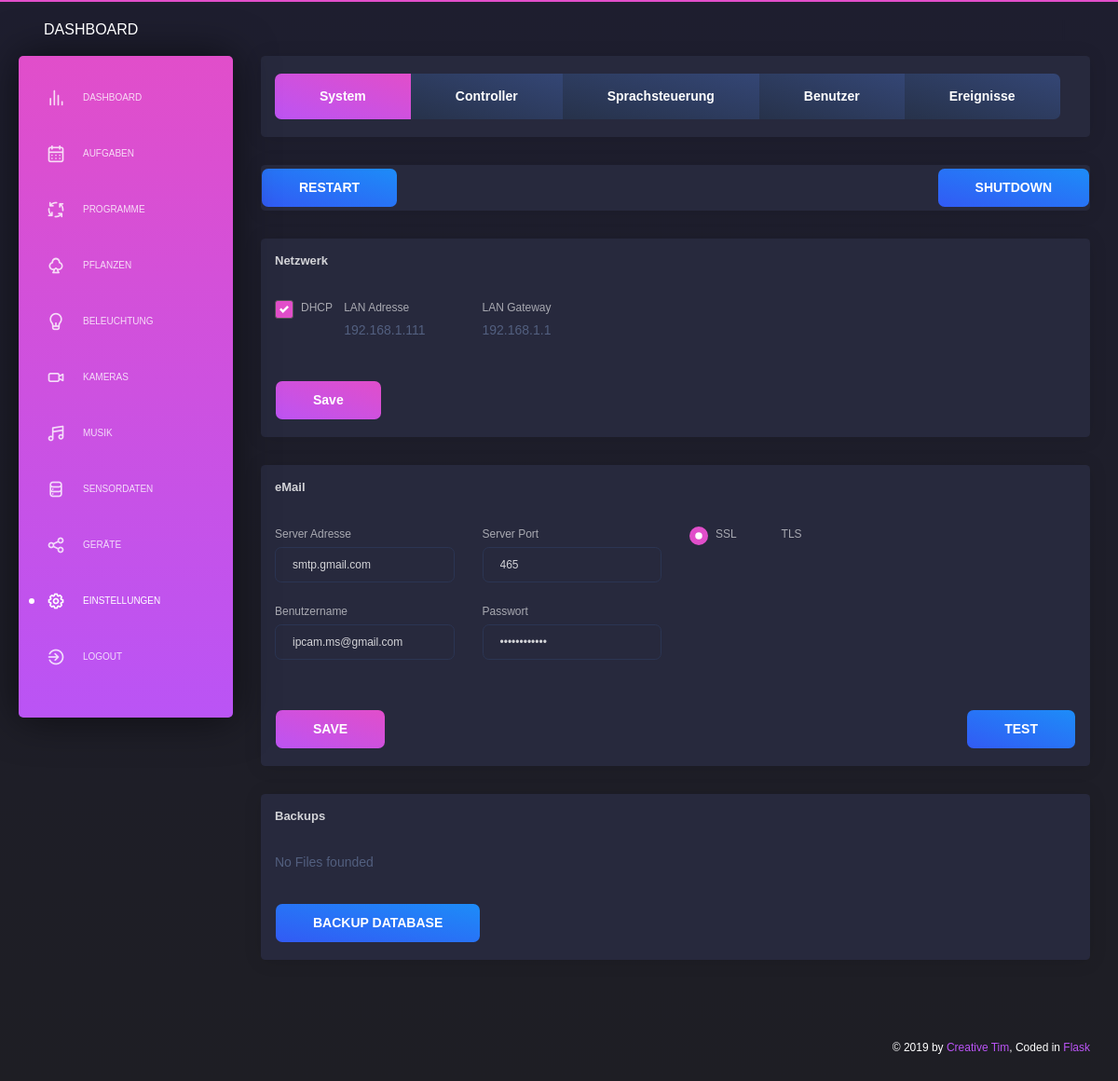
Page /settings/system (signed in) on the committed database.
### app/database/models.py (models this page shows)
class Host(db.Model):
    __tablename__ = 'host'
    id                = db.Column(db.Integer, primary_key=True, autoincrement = True)
    lan_dhcp          = db.Column(db.String(50), server_default=("True"))
    lan_ip_address    = db.Column(db.String(50))
    lan_gateway       = db.Column(db.String(50))

class eMail(db.Model):
    __tablename__  = 'email'
    id             = db.Column(db.Integer, primary_key=True, autoincrement = True)
    server_address = db.Column(db.String(50))
    server_port    = db.Column(db.Integer)
    encoding       = db.Column(db.String(50))
    username       = db.Column(db.String(50))
    password       = db.Column(db.String(50))

### app/sites/settings_system.py (the view, shortened to what this page needs)
@app.route('/settings/system', methods=['GET', 'POST'])
@login_required
@permission_required
def settings_system():
    success_message_change_settings_network = False
    error_message_change_settings_network   = []
    success_message_change_settings_email   = False
    error_message_change_settings_email     = []
    success_message_backup_database         = ""
    error_message_backup_database           = ""
    message_system              = ""
    message_ip_config_change    = False
    message_test_settings_email = ""
    lan_dhcp          = GET_HOST_NETWORK().lan_dhcp
    lan_ip_address    = GET_HOST_NETWORK().lan_ip_address
    lan_gateway       = GET_HOST_NETWORK().lan_gateway
    if session.get('restore_database_success', None) != None:
        success_message_backup_database = session.get('restore_database_success')
        session['restore_database_success'] = None
    if session.get('restore_database_error', None) != None:
        error_message_backup_database = session.get('restore_database_error')
        session['restore_database_error'] = None
    if session.get('delete_database_success', None) != None:
        success_message_backup_database = session.get('delete_database_success')
        session['delete_database_success'] = None
    if session.get('delete_database_error', None) != None:
        error_message_backup_database = session.get('delete_database_error')
        session['delete_database_error'] = None
    """ #################### """
    """  restart / shutdown  """
    """ #################### """
    if request.form.get("restart_system") != None:
        Thread = threading.Thread(target=HOST_REBOOT)
        Thread.start()
        message_system = "System wird in 10 Sekunden neugestartet"
    if request.form.get("shutdown_system") != None:
        Thread = threading.Thread(target=HOST_SHUTDOWN)
        Thread.start()
        message_system = "System wird in 10 Sekunden heruntergefahren"
    """ ############## """
    """  lan settings  """
    """ ############## """
    """ ####### """
    """  email  """
    """ ####### """
    if request.form.get("test_email_settings") != None:
        message_test_settings_email = SEND_EMAIL("TEST", "TEST")
    """ ################ """
    """  backup database """
    """ ################ """
    if request.form.get("backup_database") != None:
        result = BACKUP_DATABASE()
        if result:
            success_message_backup_database = "Backup || Erfolgreich erstellt"
        else:
            error_message_backup_database = "Backup || " + str(result)
    lan_dhcp          = GET_HOST_NETWORK().lan_dhcp
    lan_ip_address    = GET_HOST_NETWORK().lan_ip_address
    lan_gateway       = GET_HOST_NETWORK().lan_gateway
    email_settings    = GET_EMAIL_SETTINGS()
    list_backup_files = GET_BACKUP_FILES()
    data = {'navigation': 'settings'}
    return render_template('layouts/default.html',
                            data=data,
                            content=render_template( 'pages/settings_system.html',
                                                    success_message_change_settings_network=success_message_change_settings_network,
                                                    error_message_change_settings_network=error_message_change_settings_network,
                                                    success_message_change_settings_email=success_message_change_settings_email,
                                                    error_message_change_settings_email=error_message_change_settings_email,
                                                    message_test_settings_email=message_test_settings_email,
                                                    error_message_backup_database=error_message_backup_database,
                                                    success_message_backup_database=success_message_backup_database,
                                                    message_system=message_system,
                                                    lan_dhcp=lan_dhcp,
                                                    lan_ip_address=lan_ip_address,
                                                    lan_gateway=lan_gateway,
                                                    email_settings=email_settings,
                                                    list_backup_files=list_backup_files,
                                                    )
                            )

### app/backend/file_management.py (called while the page is built)
def GET_BACKUP_FILES():
    file_list = []
    for files in os.walk(PATH + '/data/backup/'):
        file_list.append(files)
    if file_list == []:
        return "No Files founded"
    else:
        file_list = file_list[0][2]
        file_list = sorted(file_list, reverse=True)
        return file_list

### app/database/models.py (called while the page is built)
def GET_EMAIL_SETTINGS():
    return eMail.query.filter_by().first()

def GET_HOST_NETWORK():
    return Host.query.filter_by().first()

def GET_USER_BY_ID(id):
    return User.query.get(int(id))

### app/sites/index.py (called while the page is built)
@login_manager.user_loader
def load_user(user_id):
    return GET_USER_BY_ID(user_id)

### app/templates/pages/settings_system.html (shortened to what this page needs)
      <div class="content">
        <div class="row">
          <div class="col-md-12">
            <div class="card ">
              <div class="card-footer">
                <div class="btn-group flex-wrap" role="group" aria-label="Basic example">
                  <a href="/settings/system" class="btn btn-primary btn-lg" role="button" aria-pressed="true">System</a>
                  <a href="/settings/controller" class="btn btn-secondary btn-lg" role="button" aria-pressed="true">Controller</a>
                  <a href="/settings/speechcontrol" class="btn btn-secondary btn-lg" role="button" aria-pressed="true">Sprachsteuerung</a>
                  <a href="/settings/users" class="btn btn-secondary btn-lg" role="button" aria-pressed="true">Benutzer</a>
                  <a href="/settings/system_log" class="btn btn-secondary btn-lg" role="button" aria-pressed="true">Ereignisse</a>
                </div>
              </div>
            </div>
            <div class="card">
              <form method="POST">
                <button type="button" class="btn btn-fill btn-info pull-left" data-toggle="modal" data-target="#restart_dialog">RESTART</button>
                <button type="button" class="btn btn-fill btn-info pull-right" data-toggle="modal" data-target="#shutdown_dialog">SHUTDOWN</button>
              </form>
            </div>
            <div class="card">
              <div class="card-header">
                <h5 class="title">Netzwerk</h5>
              </div>
              <form method="POST">
                <div class="card-body">
                  <div class="row">
                    <div class="col-md-12">
                      <div class="row justify-content-md-left">
                        <div class="col-sm-1">
                          <div class="custom-control custom-checkbox">
                            <label class="custom-control-label" for="checkbox_lan_dhcp">DHCP</label>
                            <br>
                            <br>
                          </div>
                        </div>
                        <div class="col-sm-2">
                          <div class="form-group">
                            <label>LAN Adresse</label>
                            {% if lan_dhcp == "True" %}
                              <br>
                              {% if lan_ip_address != None %}{{ lan_ip_address }}{% endif %}
                            {% else %}
                              <input type="text" class="form-control" name="set_lan_ip_address" value="{% if lan_ip_address != None %}{{ lan_ip_address }}{% endif %}" />
                            {% endif %}
                          </div>
                        </div>
                        <div class="col-sm-2">
                          <div class="form-group">
                            <label>LAN Gateway</label>
                            {% if lan_dhcp == "True" %}
                              <br>
                              {% if lan_gateway != None %}{{ lan_gateway }}{% endif %}
                            {% else %}
                              <input type="text" class="form-control" name="set_lan_gateway" value="{% if lan_gateway != None %}{{ lan_gateway }}{% endif %}" />
                            {% endif %}
                          </div>
                        </div>
                      </div>
                    </div>
                  </div>
                </div>
                <div class="card-footer">
                  <button type="submit" onclick="window.location.href='/settings/system#network'" name="set_lan_settings" class="btn btn-fill btn-primary">Save</button>
                </div>
              </form>
            </div>
            <div class="card">
              <div class="card-header">
                <h5 class="title">eMail</h5>
              </div>
              <form method="POST">
                <div class="card-body">
                  <div class="row">
                    <div class="col-md-3">
                      <div class="form-group">
                        <label>Server Adresse</label>
                         <input type="text" class="form-control" name="set_server_address" value="{% if email_settings.server_address != None %}{{ email_settings.server_address }}{% endif %}" />
                      </div>
                    </div>
                    <div class="col-md-3">
                      <div class="form-group">
                        <label>Server Port</label>
                        <input type="text" class="form-control" name="set_server_port" value="{% if email_settings.server_port != None %}{{ email_settings.server_port }}{% endif %}" />
                      </div>
                    </div>
                    <div class="col-md-3">
                      <div class="custom-control custom-radio custom-control-inline">
                        <label class="custom-control-label" for="radio_encoding_ssl">SSL</label>
                      </div>
                      <div class="custom-control custom-radio custom-control-inline">
                        <label class="custom-control-label" for="radio_encoding_tls">TLS</label>
                      </div>
                      <br>
                      <br>
                    </div>
                  </div>
                  <div class="row">
                    <div class="col-md-3">
                      <div class="form-group">
                        <label>Benutzername</label>
                        <input type="text" class="form-control" name="set_username" value="{% if email_settings.username != None %}{{ email_settings.username }}{% endif %}" />
                      </div>
                    </div>
                    <div class="col-md-3">
                      <div class="form-group">
                        <label>Passwort</label>
                        <input type="password" class="form-control" name="set_password" value="{% if email_settings.password != None %}{{ email_settings.password }}{% endif %}" />
                      </div>
                    </div>
                  </div>
                </div>
                <div class="card-footer">
                  <button type="submit" onclick="window.location.href='/settings/system#email'" name="update_email_settings" class="btn btn-fill btn-primary">SAVE</button>
                  <button type="submit" onclick="window.location.href='/settings/system#email'" name="test_email_settings" class="btn btn-fill btn-info pull-right">TEST</button>
                </div>
              </form>
            </div>
            <div class="card">
              <div class="card-header">
                <h5 class="title">Backups</h5>
              </div>
              <form method="POST">
                <div class="card-body">
                  {% if list_backup_files != "No Files founded" %}
                    <div class="table-responsive">
                      <table class="table tablesorter">
                        <tbody>
                          {% for entry in list_backup_files %}
                          <tr>
                            <td style="width:80%">{{ entry }}</td>
                            <td style="width:10%">
                              <button type="button" class="btn btn-warning" data-toggle="modal" data-target="#restore_database_dialog_{{entry.id}}">RESTORE</button>
                              <div class="modal fade" id="restore_database_dialog_{{entry.id}}">
                                <div class="modal-dialog modal-dialog-centered" role="document">
                                  <div class="modal-content">
                                    <div class="modal-header">
                                      <h5 class="modal-title">Restore {{entry}} ?</h5>
                                    </div>
                                    <div class="modal-footer">
                                      <button type="button" class="btn btn-secondary" data-dismiss="modal">CANCEL</button>
                                      <a class="btn btn-warning" href="/settings/system/backup/restore/backup_database/{{ entry }}#backup" role="button">RESTORE</a>
                                    </div>
                                  </div>
                                </div>
                              </div>
                            </td>
                            <td style="width:10%">
                              <button type="button" class="btn btn-danger" data-toggle="modal" data-target="#delete_backup_dialog_{{entry.id}}">DELETE</button>
                              <div class="modal fade" id="delete_backup_dialog_{{entry.id}}">
                                <div class="modal-dialog modal-dialog-centered" role="document">
                                  <div class="modal-content">
                                    <div class="modal-header">
                                      <h5 class="modal-title">Delete {{entry}} ?</h5>
                                    </div>
                                    <div class="modal-footer">
                                      <button type="button" class="btn btn-secondary" data-dismiss="modal">CANCEL</button>
                                      <a class="btn btn-danger" href="/settings/system/backup/delete/backup_database/{{ entry }}#backup" role="button">DELETE</a>
                                    </div>
                                  </div>
                                </div>
                              </div>
                            </td>
                          </tr>
                          {% endfor %}
                        </tbody>
                      </table>
                    </div>
                  {% else %}
                    {{ list_backup_files }}
                  {% endif %}
                </div>
                <div class="card-footer">
                  <button type="submit" onclick="window.location.href='/settings/system#backup'" name="backup_database" class="btn btn-fill btn-info">BACKUP DATABASE</button>
                </div>
              </form>
            </div>
          </div>
        </div>
      </div>

### rows in the picture
Host: lan_ip_address "192.168.1.111", lan_gateway "192.168.1.1"
eMail: set_server_address "smtp.gmail.com", set_server_port "465", set_username "ipcam.ms@gmail.com"

### other values in the picture
{{ list_backup_files }} "No Files founded"
